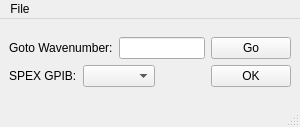
<?xml version="1.0" encoding="UTF-8"?>
<ui version="4.0">
 <class>MainWindow</class>
 <widget class="QMainWindow" name="MainWindow">
  <property name="geometry">
   <rect>
    <x>0</x>
    <y>0</y>
    <width>300</width>
    <height>127</height>
   </rect>
  </property>
  <property name="windowTitle">
   <string>MainWindow</string>
  </property>
  <widget class="QWidget" name="centralwidget">
   <layout class="QVBoxLayout" name="verticalLayout">
    <item>
     <spacer name="verticalSpacer">
      <property name="orientation">
       <enum>Qt::Vertical</enum>
      </property>
      <property name="sizeHint" stdset="0">
       <size>
        <width>20</width>
        <height>40</height>
       </size>
      </property>
     </spacer>
    </item>
    <item>
     <layout class="QHBoxLayout" name="horizontalLayout">
      <item>
       <widget class="QLabel" name="label">
        <property name="text">
         <string>Goto Wavenumber:</string>
        </property>
       </widget>
      </item>
      <item>
       <widget class="QFNumberEdit" name="tGotoWN"/>
      </item>
      <item>
       <widget class="QPushButton" name="bGo">
        <property name="text">
         <string>Go</string>
        </property>
       </widget>
      </item>
     </layout>
    </item>
    <item>
     <layout class="QHBoxLayout" name="horizontalLayout_2">
      <item>
       <widget class="QLabel" name="label_2">
        <property name="text">
         <string>SPEX GPIB:</string>
        </property>
       </widget>
      </item>
      <item>
       <widget class="QComboBox" name="cGPIB"/>
      </item>
      <item>
       <spacer name="horizontalSpacer">
        <property name="orientation">
         <enum>Qt::Horizontal</enum>
        </property>
        <property name="sizeHint" stdset="0">
         <size>
          <width>40</width>
          <height>20</height>
         </size>
        </property>
       </spacer>
      </item>
      <item>
       <widget class="QPushButton" name="bDone">
        <property name="text">
         <string>OK</string>
        </property>
       </widget>
      </item>
     </layout>
    </item>
    <item>
     <spacer name="verticalSpacer_2">
      <property name="orientation">
       <enum>Qt::Vertical</enum>
      </property>
      <property name="sizeHint" stdset="0">
       <size>
        <width>20</width>
        <height>40</height>
       </size>
      </property>
     </spacer>
    </item>
   </layout>
  </widget>
  <widget class="QMenuBar" name="menubar">
   <property name="geometry">
    <rect>
     <x>0</x>
     <y>0</y>
     <width>300</width>
     <height>21</height>
    </rect>
   </property>
   <widget class="QMenu" name="menuFile">
    <property name="title">
     <string>File</string>
    </property>
    <addaction name="actionInitiate_SPEX"/>
   </widget>
   <addaction name="menuFile"/>
  </widget>
  <widget class="QStatusBar" name="statusbar"/>
  <action name="actionInitiate_SPEX">
   <property name="text">
    <string>Initiate SPEX...</string>
   </property>
  </action>
 </widget>
 <customwidgets>
  <customwidget>
   <class>QFNumberEdit</class>
   <extends>QLineEdit</extends>
   <header>customQt</header>
  </customwidget>
 </customwidgets>
 <resources/>
 <connections/>
</ui>
